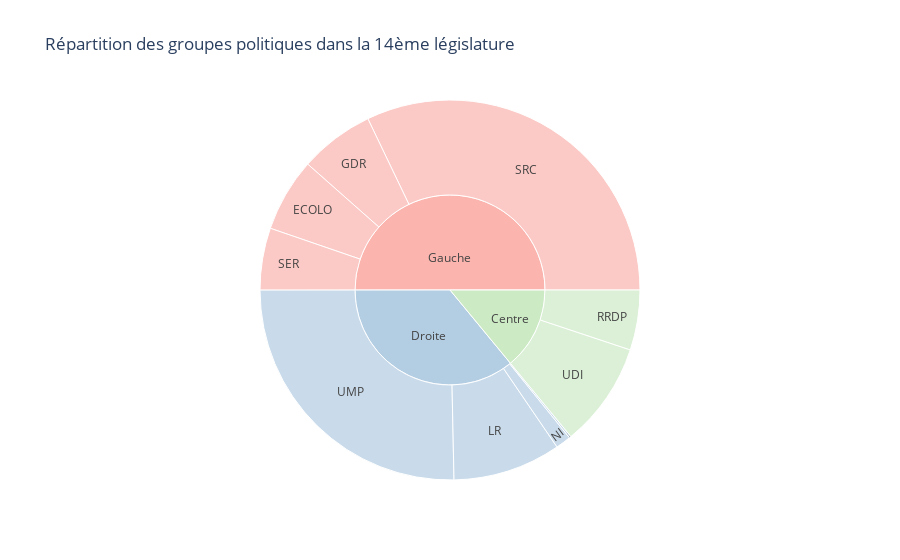

Notebook code for this chart:
### Code cell
ccdf = pd.DataFrame(
    {
        "Groupe": cdf["groupe"]
        .map(label_dict_14th)
        .map({0.0: "Gauche", 1.0: "Centre", 2.0: "Droite"}),
        "Partie": cdf["groupe"],
    }
)
fig = px.sunburst(
    ccdf,
    path=["Groupe", "Partie"],
    color_discrete_sequence=px.colors.qualitative.Pastel1,
    title="Répartition des groupes politiques dans la 14ème législature",
)
fig.show()
fig.write_image("../../images/sunburst_groupes_interventions.png")

### Figure 1 — Plotly figure (JSON) as saved in the notebook; plotly's stock layout.template omitted (floating-point values rounded to 4 significant figures)
{"data": [{"branchvalues": "total", "domain": {"x": [0, 1], "y": [0, 1]}, "hovertemplate": "labels=%{label}<br>count=%{value}<br>parent=%{parent}<br>id=%{id}<extra></extra>", "ids": ["Gauche/ECOLO", "Gauche/GDR", "Droite/LR", "Droite/NI", "Centre/RRDP", "Droite/RUMP", "Gauche/SER", "Gauche/SRC", "Centre/UDI", "Droite/UMP", "Centre", "Droite", "Gauche"], "labels": ["ECOLO", "GDR", "LR", "NI", "RRDP", "RUMP", "SER", "SRC", "UDI", "UMP", "Centre", "Droite", "Gauche"], "name": "", "parents": ["Gauche", "Gauche", "Droite", "Droite", "Centre", "Droite", "Gauche", "Gauche", "Centre", "Droite", "", "", ""], "type": "sunburst", "values": [22760, 23117, 33405, 4717, 18561, 571, 19176, 116762, 32416, 92087, 50977, 130780, 181815]}], "layout": {"legend": {"tracegroupgap": 0}, "sunburstcolorway": ["rgb(251,180,174)", "rgb(179,205,227)", "rgb(204,235,197)", "rgb(222,203,228)", "rgb(254,217,166)", "rgb(255,255,204)", "rgb(229,216,189)", "rgb(253,218,236)", "rgb(242,242,242)"], "title": {"text": "Répartition des groupes politiques dans la 14ème législature"}}}
